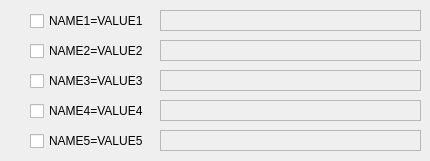
      <widget class="QWidget" name="CustomHeaderValues">
       <attribute name="title">
        <string>Custom Header Values from Inspect Element</string>
       </attribute>
       <widget class="QTextEdit" name="customheader_name1_textedit">
        <property name="enabled">
         <bool>false</bool>
        </property>
        <property name="geometry">
         <rect>
          <x>160</x>
          <y>10</y>
          <width>261</width>
          <height>21</height>
         </rect>
        </property>
        <property name="verticalScrollBarPolicy">
         <enum>Qt::ScrollBarAlwaysOff</enum>
        </property>
        <property name="horizontalScrollBarPolicy">
         <enum>Qt::ScrollBarAlwaysOff</enum>
        </property>
       </widget>
       <widget class="QCheckBox" name="customheader_name1_label">
        <property name="geometry">
         <rect>
          <x>30</x>
          <y>10</y>
          <width>141</width>
          <height>22</height>
         </rect>
        </property>
        <property name="text">
         <string>NAME1=VALUE1</string>
        </property>
       </widget>
       <widget class="QCheckBox" name="customheader_name3_label">
        <property name="geometry">
         <rect>
          <x>30</x>
          <y>70</y>
          <width>131</width>
          <height>22</height>
         </rect>
        </property>
        <property name="text">
         <string>NAME3=VALUE3</string>
        </property>
       </widget>
       <widget class="QCheckBox" name="customheader_name4_label">
        <property name="geometry">
         <rect>
          <x>30</x>
          <y>100</y>
          <width>131</width>
          <height>22</height>
         </rect>
        </property>
        <property name="text">
         <string>NAME4=VALUE4</string>
        </property>
       </widget>
       <widget class="QTextEdit" name="customheader_name4_textedit">
        <property name="enabled">
         <bool>false</bool>
        </property>
        <property name="geometry">
         <rect>
          <x>160</x>
          <y>100</y>
          <width>261</width>
          <height>21</height>
         </rect>
        </property>
        <property name="verticalScrollBarPolicy">
         <enum>Qt::ScrollBarAlwaysOff</enum>
        </property>
        <property name="horizontalScrollBarPolicy">
         <enum>Qt::ScrollBarAlwaysOff</enum>
        </property>
       </widget>
       <widget class="QTextEdit" name="customheader_name3_textedit">
        <property name="enabled">
         <bool>false</bool>
        </property>
        <property name="geometry">
         <rect>
          <x>160</x>
          <y>70</y>
          <width>261</width>
          <height>21</height>
         </rect>
        </property>
        <property name="verticalScrollBarPolicy">
         <enum>Qt::ScrollBarAlwaysOff</enum>
        </property>
        <property name="horizontalScrollBarPolicy">
         <enum>Qt::ScrollBarAlwaysOff</enum>
        </property>
       </widget>
       <widget class="QCheckBox" name="customheader_name5_label">
        <property name="geometry">
         <rect>
          <x>30</x>
          <y>130</y>
          <width>131</width>
          <height>22</height>
         </rect>
        </property>
        <property name="text">
         <string>NAME5=VALUE5</string>
        </property>
       </widget>
       <widget class="QCheckBox" name="customheader_name2_label">
        <property name="geometry">
         <rect>
          <x>30</x>
          <y>40</y>
          <width>141</width>
          <height>22</height>
         </rect>
        </property>
        <property name="text">
         <string>NAME2=VALUE2</string>
        </property>
       </widget>
       <widget class="QTextEdit" name="customheader_name2_textedit">
        <property name="enabled">
         <bool>false</bool>
        </property>
        <property name="geometry">
         <rect>
          <x>160</x>
          <y>40</y>
          <width>261</width>
          <height>21</height>
         </rect>
        </property>
        <property name="verticalScrollBarPolicy">
         <enum>Qt::ScrollBarAlwaysOff</enum>
        </property>
        <property name="horizontalScrollBarPolicy">
         <enum>Qt::ScrollBarAlwaysOff</enum>
        </property>
       </widget>
       <widget class="QTextEdit" name="customheader_name5_textedit">
        <property name="enabled">
         <bool>false</bool>
        </property>
        <property name="geometry">
         <rect>
          <x>160</x>
          <y>130</y>
          <width>261</width>
          <height>21</height>
         </rect>
        </property>
        <property name="font">
         <font>
          <pointsize>10</pointsize>
          <bold>true</bold>
         </font>
        </property>
        <property name="verticalScrollBarPolicy">
         <enum>Qt::ScrollBarAlwaysOff</enum>
        </property>
        <property name="horizontalScrollBarPolicy">
         <enum>Qt::ScrollBarAlwaysOff</enum>
        </property>
       </widget>
      </widget>
